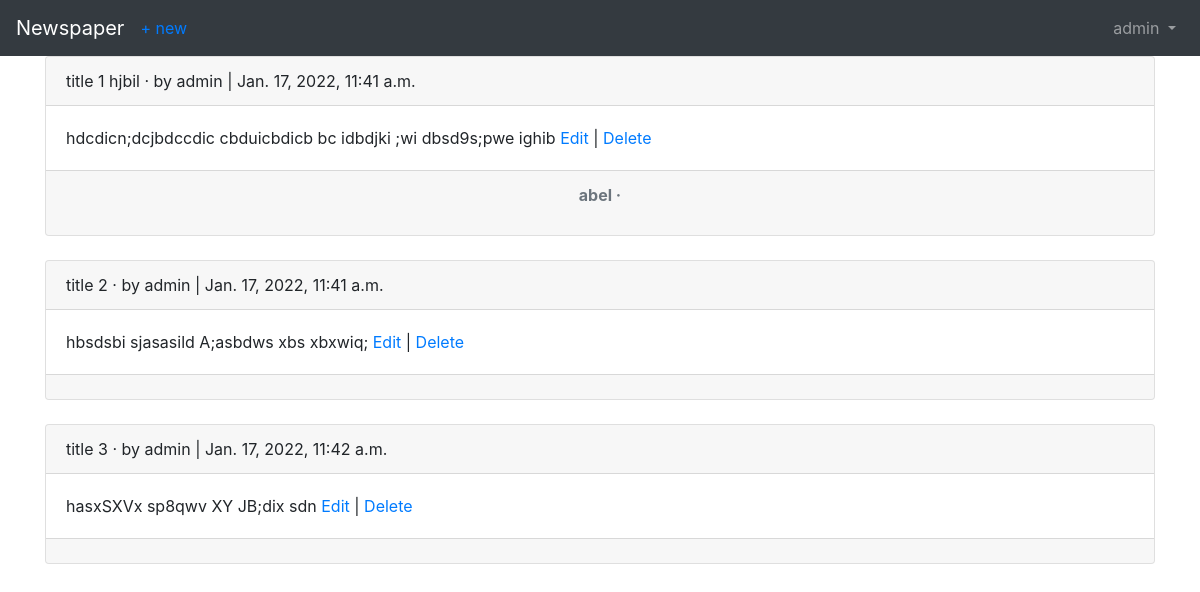
Page /articles (signed in) on the committed database.
### users/models.py (models this page shows)
class CustomUser(AbstractUser):
    age = models.PositiveIntegerField(null=True, blank=True)

### articles/models.py (models this page shows, shortened)
class Article(models.Model):
    title = models.CharField(max_length=255)
    body = models.TextField()
    date = models.DateTimeField(auto_now_add= True)
    author = models.ForeignKey(get_user_model(), on_delete=models.CASCADE)

class Comment(models.Model):
    article = models.ForeignKey(
        Article,
         on_delete=models.CASCADE,
         related_name= 'comments', # new to desplay comments
         )
    comment = models.CharField(max_length=140)
    author = models.ForeignKey(
        get_user_model(),
        on_delete=models.CASCADE,
    )

### articles/views.py (the view)
# urls.py: path('', ArticleListView.as_view(), name ='article_list'),
class ArticleListView(LoginRequiredMixin, ListView):
    model = Article
    template_name = 'article_list.html'
    login_url = 'login' # add this to tell our app that we are on user/login not account/login

### templates/article_list.html (shortened to what this page needs)
{% extends 'base.html' %}
{% block content %}
{% for article in object_list %}
<div class="card">
    <div class="card-header">
        <span>{{ article.title }}</span> &middot;
        <span>by {{ article.author }} | {{ article.date }} </span>
    </div>
    <div class="card-body">
        {{ article.body }}
        <a href="{% url 'article_edit' article.pk %}">Edit</a> | <a href="{% url 'article_delete' article.pk %}">Delete</a>
    </div>
    <div class="card-footer text-center text-muted">
        {% for comment in article.comments.all %}
        <p>
            <span class="font-weight-bold"> {{ comment.author }} &middot; </span>
        </p>
        {% endfor %}
    </div>
</div>
<br>
{% endfor %}
{% endblock content %}

### templates/base.html (shortened to what this page needs)
<!DOCTYPE html>
<html>
    <head>
    <link rel="stylesheet" href="https://cdn.jsdelivr.net/npm/bootstrap@4.6.1/dist/css/bootstrap.min.css">
    </head>
    <body>
        <nav class="navbar navbar-expand-md navbar-dark bg-dark mb-Ǔ">
            <a class="navbar-brand" href="{% url 'home' %}">Newspaper</a>
            {% if user.is_authenticated %}
            <ul class="navbar-nav mr-auto">
                <li class="nav-item"><a href="{% url 'article_new' %}">+ new</a></li>
            </ul>
            {% endif %}
            <div class="collapse navbar-collapse" id="navbarCollapse">
            {% if user.is_authenticated %}
            <ul class="navbar-nav ml-auto">
            <li class="nav-item">
            <a class="nav-link dropdown-toggle" href="#" id="userMenu"
            data-toggle="dropdown" aria-haspopup="true"
            aria-expanded="false">
            {{ user.username }}
            </a>
            </li>
            </ul>
            {% endif %}
            </div>
     </nav>
     <div class="container">
        {% block content %}
        {% endblock content %}
        </div>
    </body>
</html>

### rows in the picture
CustomUser: username "admin"
Article: title "title 1 hjbil", author "admin", date "Jan. 17, 2022, 11:41 a.m.", body "hdcdicn;dcjbdccdic cbduicbdicb bc idbdjki ;wi dbsd9s;pwe ighib"
Comment: author "abel"
Article: title "title 2", author "admin", date "Jan. 17, 2022, 11:41 a.m.", body "hbsdsbi sjasasild A;asbdws xbs xbxwiq;"
Article: title "title 3", author "admin", date "Jan. 17, 2022, 11:42 a.m.", body "hasxSXVx sp8qwv XY JB;dix sdn"
